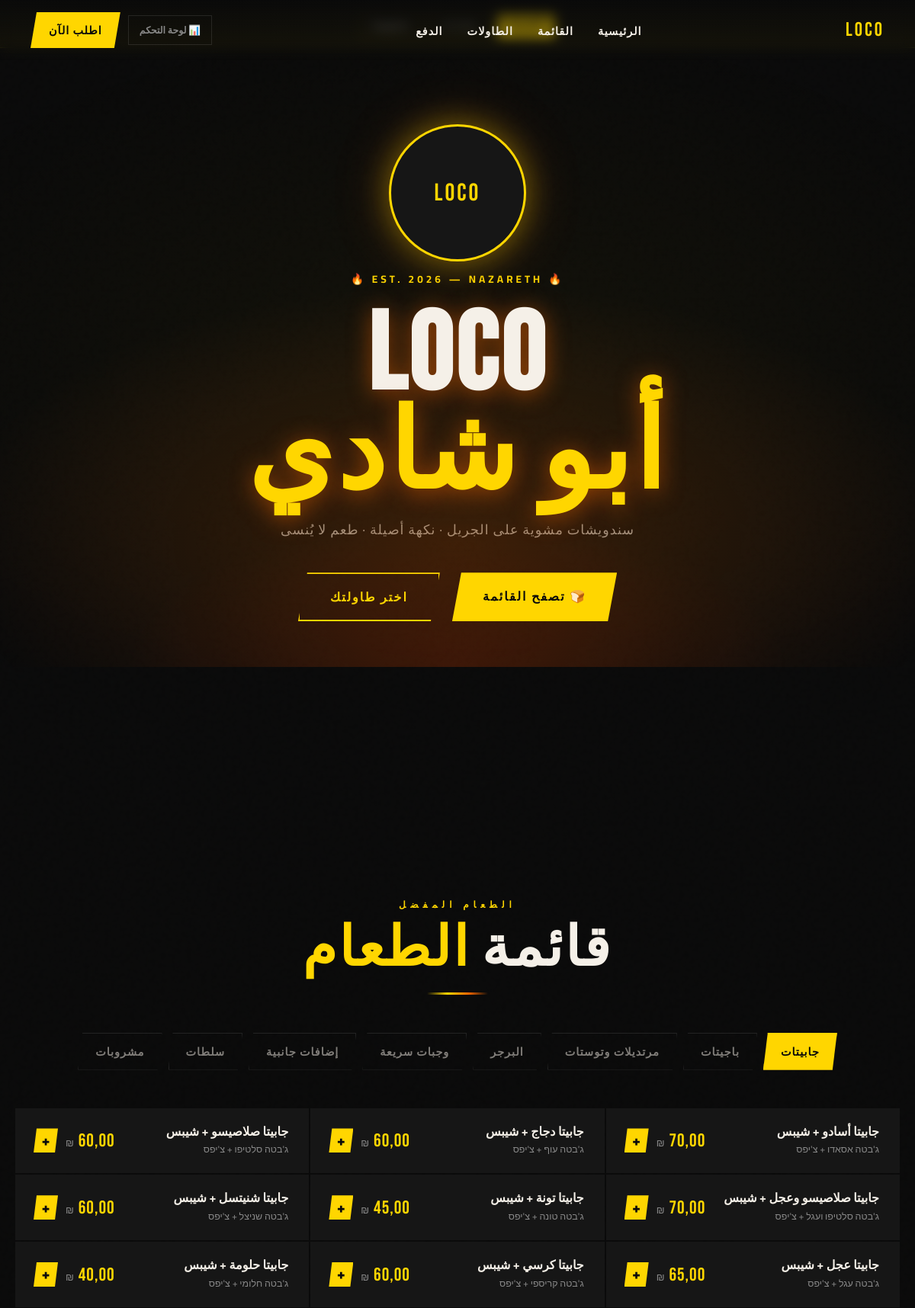
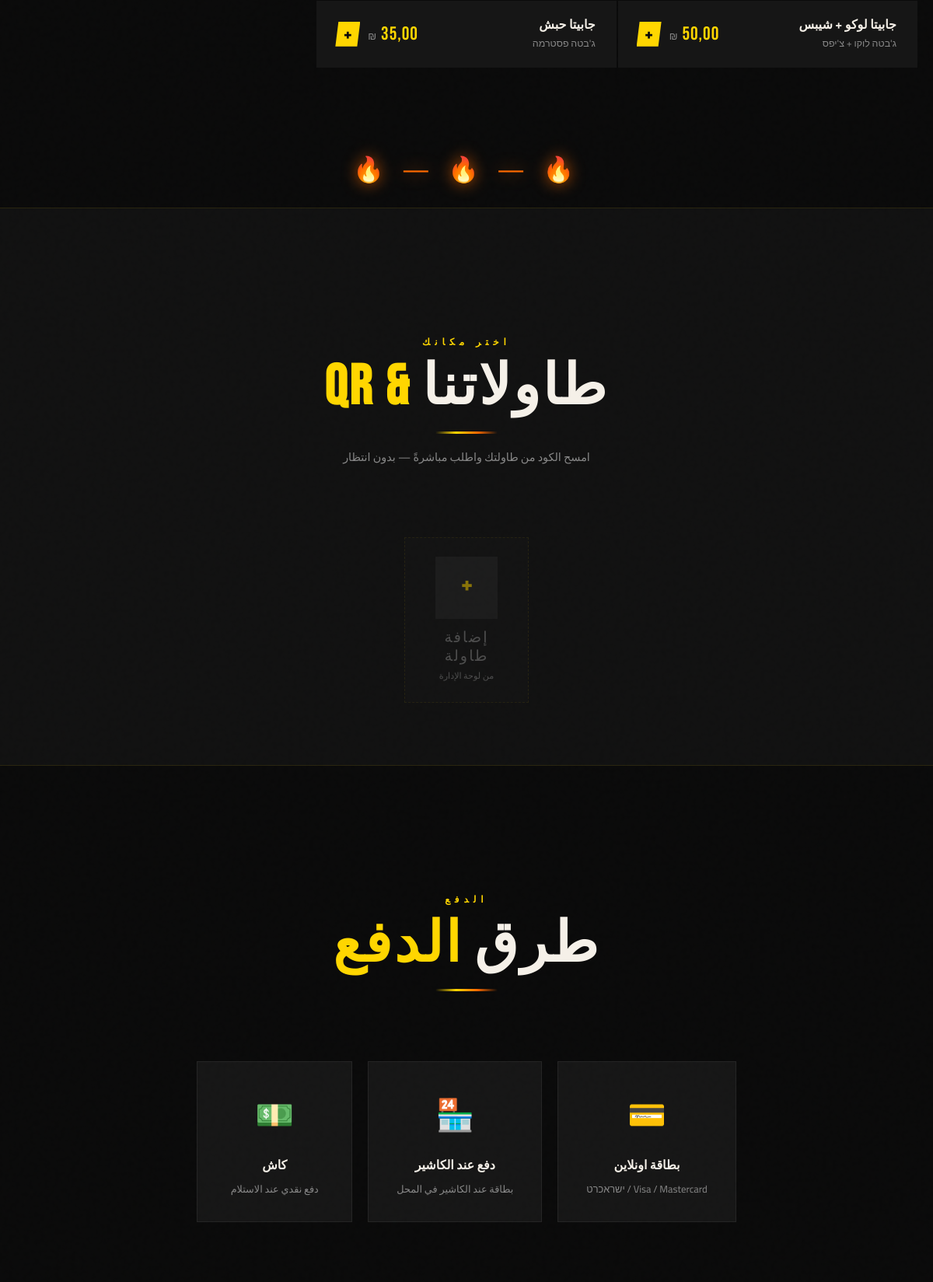
The app's page / (signed in, upper part) with its own data (2 pictures, top to bottom).
### menu/models.py (models this page shows, shortened)
class Category(models.Model):
    name       = models.CharField(max_length=100)
    name_ar    = models.CharField(max_length=100)
    name_he    = models.CharField(max_length=100, blank=True)
    sort_order = models.PositiveIntegerField(default=0)
    is_active  = models.BooleanField(default=True)
    class Meta:
        ordering = ['sort_order']
        verbose_name_plural = 'Categories'

class MenuItem(models.Model):
    category     = models.ForeignKey(Category, on_delete=models.CASCADE, related_name='items')
    name         = models.CharField(max_length=150)
    name_ar      = models.CharField(max_length=150)
    name_he      = models.CharField(max_length=150, blank=True)
    price        = models.DecimalField(max_digits=8, decimal_places=2)
    image        = models.ImageField(upload_to='menu/', blank=True, null=True)
    is_available = models.BooleanField(default=True)
    sort_order   = models.PositiveIntegerField(default=0)
    toppings     = models.ManyToManyField('Topping', blank=True, related_name='menu_items')
    description  = models.TextField(blank=True)
    calories     = models.PositiveIntegerField(null=True, blank=True)
    protein      = models.PositiveIntegerField(null=True, blank=True)
    carbs        = models.PositiveIntegerField(null=True, blank=True)
    fat          = models.PositiveIntegerField(null=True, blank=True)
    allergens    = models.CharField(max_length=255, blank=True)
    is_spicy     = models.BooleanField(default=False)
    is_new       = models.BooleanField(default=False)
    sold_by_weight = models.BooleanField(default=False)
    weight_unit    = models.CharField(
        max_length=10,
        choices=[('gram', 'גרם / غرام'), ('100g', '100 גרם'), ('kg', 'ק"ג / كيلو')],
        default='100g',
        blank=True
    )
    price_per_unit = models.DecimalField(
        max_digits=8, decimal_places=2, null=True, blank=True,
        help_text="السعر لكل وحدة (100g/kg) — اتركه فارغاً إذا كان السعر ثابت"
    )
    class Meta:
        ordering = ['sort_order']

### menu/views.py (the view)
# urls.py: path('',              views.home,        name='home'),
def home(request):
    from tables.models import Table
    categories     = Category.objects.filter(is_active=True).prefetch_related('items__toppings')
    topping_groups = _get_topping_groups()
    cart_count     = sum(v['quantity'] for v in request.session.get('cart', {}).values())
    return render(request, 'menu/home.html', {
        'categories':     categories,
        'topping_groups': topping_groups,
        'cart_count':     cart_count,
        'table_number':   request.session.get('table_number'),
        'tables':         Table.objects.filter(is_active=True),
    })

### menu/views.py (called while the page is built)
def _get_topping_groups():
    available_toppings = Topping.objects.filter(is_available=True)
    return ToppingGroup.objects.prefetch_related(
        Prefetch('toppings', queryset=available_toppings)
    ).all()

### templates/menu/home.html (shortened to what this page needs)
{% load static %}
<!DOCTYPE html>
<html lang="ar" dir="rtl">
<head>
</head>
<body>
<div class="lang-bar">
  <button class="lang-btn active" data-lang="ar">العربية</button>
  <button class="lang-btn" data-lang="he">עברית</button>
  <button class="lang-btn" data-lang="en">English</button>
</div>
<nav>
  <span class="nav-logo">LOCO</span>
  <ul class="nav-links">
    <li><a href="#hero">الرئيسية</a></li>
    <li><a href="#menu">القائمة</a></li>
    <li><a href="#tables">الطاولات</a></li>
    <li><a href="#payment">الدفع</a></li>
  </ul>
  <div class="nav-right">
    {% if user.is_authenticated %}
      {% if user.is_superuser or user.profile.role == 'owner' %}
        <a href="/dashboard/" class="nav-staff">📊 لوحة التحكم</a>
      {% else %}
        <a href="/kitchen/" class="nav-staff">👨‍🍳 المطبخ</a>
      {% endif %}
    {% else %}
      <a href="/accounts/login/" class="nav-staff">🔑 دخول الموظفين</a>
    {% endif %}
    <button class="nav-order-btn" onclick="document.getElementById('menu').scrollIntoView({behavior:'smooth'})">اطلب الآن</button>
  </div>
</nav>
<section class="hero" id="hero">
  <div class="hero-bg"></div>
  <div class="hero-logo-wrap">LOCO</div>
  <p class="hero-tagline">🔥 EST. 2026 — NAZARETH 🔥</p>
  <h1 class="hero-title">LOCO<span>أبو شادي</span></h1>
  <p class="hero-sub">سندويشات مشوية على الجريل · نكهة أصيلة · طعم لا يُنسى</p>
  <div class="hero-cta">
    <a href="#menu" class="btn-primary">🍞 تصفح القائمة</a>
    <a href="#tables" class="btn-outline">اختر طاولتك</a>
  </div>
</section>
<div class="features">
</div>
<section id="menu">
  <div class="section-header">
    <span class="section-label">الطعام المفضل</span>
    <h2 class="section-title">قائمة <em>الطعام</em></h2>
    <div class="divider"></div>
  </div>
  <div class="menu-tabs">
    {% for cat in categories %}
    <button class="tab-btn {% if forloop.first %}active{% endif %}"
            onclick="switchTab('cat{{ cat.id }}', this)">{{ cat.name_ar }}</button>
    {% endfor %}
  </div>
  {% for cat in categories %}
  <div id="tab-cat{{ cat.id }}" class="menu-section {% if forloop.first %}active{% endif %}">
    <div class="menu-grid">
      {% for item in cat.items.all %}{% if item.is_available %}
      <a href="/menu/{{ item.pk }}/" class="menu-item">
        <div>
          <p class="item-name">{{ item.name_ar }}</p>
          {% if item.name_he %}<p class="item-name-he">{{ item.name_he }}</p>{% endif %}
        </div>
        <div style="display:flex;align-items:center;gap:10px">
          <p class="item-price">{{ item.price }} <span>₪</span></p>
          <span class="add-btn">+</span>
        </div>
      </a>
      {% endif %}{% endfor %}
    </div>
  </div>
  {% endfor %}
</section>
<div class="fire-sep">🔥 — 🔥 — 🔥</div>
<section class="qr-section" id="tables">
  <div class="section-header">
    <span class="section-label">اختر مكانك</span>
    <h2 class="section-title">طاولاتنا <em>& QR</em></h2>
    <div class="divider"></div>
    <p style="color:var(--gray);margin-top:16px;font-size:0.9rem;">امسح الكود من طاولتك واطلب مباشرةً — بدون انتظار</p>
  </div>
  <div class="qr-grid">
    {% for table in tables %}
    <a href="/menu/?table={{ table.pk }}" class="qr-card">
      <div class="qr-mock">{{ table.number }}</div>
      <p class="qr-label">طاولة {{ table.number }}</p>
      <p class="qr-sub">Table {{ table.number }}</p>
    </a>
    {% empty %}
    <div class="qr-card" style="opacity:0.5;border-style:dashed;cursor:default;">
      <div class="qr-mock" style="background:rgba(255,255,255,0.08);">
        <span style="font-size:2rem;color:var(--yellow)">+</span>
      </div>
      <p class="qr-label" style="color:var(--gray);">إضافة طاولة</p>
      <p class="qr-sub">من لوحة الإدارة</p>
    </div>
    {% endfor %}
  </div>
</section>
<section id="payment">
  <div class="payment-section">
    <div class="section-header">
      <span class="section-label">الدفع</span>
      <h2 class="section-title">طرق <em>الدفع</em></h2>
      <div class="divider"></div>
    </div>
    <div class="payment-methods">
      <div class="payment-card">
        <span class="payment-icon">💳</span>
        <p class="payment-name">بطاقة اونلاين</p>
        <p class="payment-desc">Visa / Mastercard / ישראכרט</p>
      </div>
      <div class="payment-card">
        <span class="payment-icon">🏪</span>
        <p class="payment-name">دفع عند الكاشير</p>
        <p class="payment-desc">بطاقة عند الكاشير في المحل</p>
      </div>
      <div class="payment-card">
        <span class="payment-icon">💵</span>
        <p class="payment-name">كاش</p>
        <p class="payment-desc">دفع نقدي عند الاستلام</p>
      </div>
    </div>
  </div>
</section>
</body>
</html>

### records on screen
Category: name_ar "جابيتات"
Category: name_ar "باجيتات"
Category: name_ar "مرتديلات وتوستات"
Category: name_ar "البرجر"
Category: name_ar "وجبات سريعة"
Category: name_ar "إضافات جانبية"
Category: name_ar "سلطات"
Category: name_ar "مشروبات"
MenuItem: name_ar "جابيتا أسادو + شيبس", name_he "ג'בטה אסאדו + צ'יפס"
MenuItem: name_ar "جابيتا دجاج + شيبس", name_he "ג'בטה עוף + צ'יפס", price "60,00"
MenuItem: name_ar "جابيتا صلاصيسو + شيبس", name_he "ג'בטה סלטיפו + צ'יפס"
MenuItem: name_ar "جابيتا صلاصيسو وعجل + شيبس", name_he "ג'בטה סלטיפו ועגל + צ'יפס"
MenuItem: name_ar "جابيتا تونة + شيبس", name_he "ג'בטה טונה + צ'יפס", price "45,00"
MenuItem: name_ar "جابيتا شنيتسل + شيبس", name_he "ג'בטה שניצל + צ'יפס"
MenuItem: name_ar "جابيتا عجل + شيبس", name_he "ג'בטה עגל + צ'יפס"
MenuItem: name_ar "جابيتا كرسي + شيبس", name_he "ג'בטה קריספי + צ'יפס", price "60,00"
MenuItem: name_ar "جابيتا حلومة + شيبس", name_he "ג'בטה חלומי + צ'יפס"
MenuItem: name_ar "جابيتا لوكو + شيبس", name_he "ג'בטה לוקו + צ'יפס"
MenuItem: name_ar "جابيتا حبش", name_he "ג'בטה פסטרמה", price "35,00"
